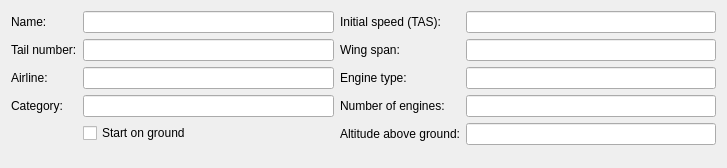
<?xml version="1.0" encoding="UTF-8"?>
<ui version="4.0">
 <class>AircraftInfoWidget</class>
 <widget class="QWidget" name="AircraftInfoWidget">
  <property name="geometry">
   <rect>
    <x>0</x>
    <y>0</y>
    <width>727</width>
    <height>168</height>
   </rect>
  </property>
  <property name="windowTitle">
   <string>Form</string>
  </property>
  <layout class="QHBoxLayout" name="horizontalLayout">
   <item>
    <layout class="QFormLayout" name="formLayout">
     <item row="0" column="0">
      <widget class="QLabel" name="label_5">
       <property name="text">
        <string>Name:</string>
       </property>
      </widget>
     </item>
     <item row="0" column="1">
      <widget class="QLineEdit" name="nameLineEdit">
       <property name="minimumSize">
        <size>
         <width>250</width>
         <height>0</height>
        </size>
       </property>
       <property name="readOnly">
        <bool>true</bool>
       </property>
      </widget>
     </item>
     <item row="1" column="0">
      <widget class="QLabel" name="label_13">
       <property name="text">
        <string>Tail number:</string>
       </property>
      </widget>
     </item>
     <item row="1" column="1">
      <widget class="QLineEdit" name="tailNumberLineEdit">
       <property name="minimumSize">
        <size>
         <width>250</width>
         <height>0</height>
        </size>
       </property>
       <property name="text">
        <string/>
       </property>
       <property name="readOnly">
        <bool>true</bool>
       </property>
      </widget>
     </item>
     <item row="2" column="0">
      <widget class="QLabel" name="label_6">
       <property name="text">
        <string>Airline:</string>
       </property>
      </widget>
     </item>
     <item row="2" column="1">
      <widget class="QLineEdit" name="airlineLineEdit">
       <property name="minimumSize">
        <size>
         <width>250</width>
         <height>0</height>
        </size>
       </property>
       <property name="readOnly">
        <bool>true</bool>
       </property>
      </widget>
     </item>
     <item row="3" column="0">
      <widget class="QLabel" name="label_8">
       <property name="text">
        <string>Category:</string>
       </property>
      </widget>
     </item>
     <item row="3" column="1">
      <widget class="QLineEdit" name="categoryLineEdit">
       <property name="minimumSize">
        <size>
         <width>250</width>
         <height>0</height>
        </size>
       </property>
       <property name="readOnly">
        <bool>true</bool>
       </property>
      </widget>
     </item>
     <item row="4" column="1">
      <widget class="QCheckBox" name="startOnGroundCheckBox">
       <property name="enabled">
        <bool>true</bool>
       </property>
       <property name="mouseTracking">
        <bool>false</bool>
       </property>
       <property name="focusPolicy">
        <enum>Qt::NoFocus</enum>
       </property>
       <property name="text">
        <string>Start on ground</string>
       </property>
       <property name="checkable">
        <bool>true</bool>
       </property>
       <property name="checked">
        <bool>false</bool>
       </property>
      </widget>
     </item>
     <item row="5" column="1">
      <spacer name="verticalSpacer">
       <property name="orientation">
        <enum>Qt::Vertical</enum>
       </property>
       <property name="sizeHint" stdset="0">
        <size>
         <width>20</width>
         <height>40</height>
        </size>
       </property>
      </spacer>
     </item>
    </layout>
   </item>
   <item>
    <layout class="QFormLayout" name="formLayout_2">
     <item row="0" column="0">
      <widget class="QLabel" name="label_24">
       <property name="text">
        <string>Initial speed (TAS):</string>
       </property>
      </widget>
     </item>
     <item row="0" column="1">
      <widget class="QLineEdit" name="initialAirspeedLineEdit">
       <property name="minimumSize">
        <size>
         <width>250</width>
         <height>0</height>
        </size>
       </property>
       <property name="readOnly">
        <bool>true</bool>
       </property>
      </widget>
     </item>
     <item row="1" column="0">
      <widget class="QLabel" name="label_10">
       <property name="text">
        <string>Wing span:</string>
       </property>
      </widget>
     </item>
     <item row="1" column="1">
      <widget class="QLineEdit" name="wingSpanLineEdit">
       <property name="minimumSize">
        <size>
         <width>250</width>
         <height>0</height>
        </size>
       </property>
       <property name="text">
        <string/>
       </property>
       <property name="readOnly">
        <bool>true</bool>
       </property>
      </widget>
     </item>
     <item row="2" column="0">
      <widget class="QLabel" name="label_12">
       <property name="text">
        <string>Engine type:</string>
       </property>
      </widget>
     </item>
     <item row="2" column="1">
      <widget class="QLineEdit" name="engineTypeLineEdit">
       <property name="minimumSize">
        <size>
         <width>250</width>
         <height>0</height>
        </size>
       </property>
       <property name="text">
        <string/>
       </property>
       <property name="readOnly">
        <bool>true</bool>
       </property>
      </widget>
     </item>
     <item row="3" column="0">
      <widget class="QLabel" name="label_11">
       <property name="text">
        <string>Number of engines:</string>
       </property>
      </widget>
     </item>
     <item row="3" column="1">
      <widget class="QLineEdit" name="numberOfEnginesLineEdit">
       <property name="minimumSize">
        <size>
         <width>250</width>
         <height>0</height>
        </size>
       </property>
       <property name="text">
        <string/>
       </property>
       <property name="readOnly">
        <bool>true</bool>
       </property>
      </widget>
     </item>
     <item row="4" column="0">
      <widget class="QLabel" name="label_26">
       <property name="text">
        <string>Altitude above ground:</string>
       </property>
      </widget>
     </item>
     <item row="4" column="1">
      <widget class="QLineEdit" name="aircraftAltitudeAboveGroundLineEdit">
       <property name="minimumSize">
        <size>
         <width>250</width>
         <height>0</height>
        </size>
       </property>
       <property name="text">
        <string/>
       </property>
       <property name="readOnly">
        <bool>true</bool>
       </property>
      </widget>
     </item>
    </layout>
   </item>
  </layout>
 </widget>
 <resources/>
 <connections/>
</ui>
